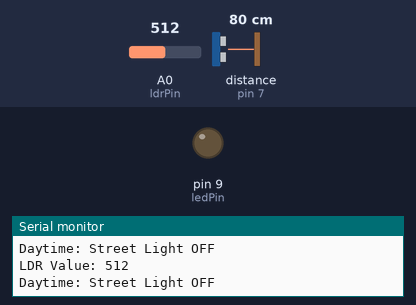
Simulated run of this sketch. Board: Arduino Uno, built with avr-gcc and run on an emulated ATmega328P. Shown: output pins drawn as LEDs (lit = HIGH), the last lines printed to the serial monitor. Wiring (inferred from the names in the program): ultrasonic range finder: trigger pin 6; echo pin 7. Inputs (shaded band) come from the test bench; at power-on: A0 (ldrPin) = 512, distance to the obstacle (sensor on pin 7) 80 cm. The echo pulse lasts 58.3 µs per cm; pins used as bus, display or sensor lines are not drawn.

Above: at 1.3 s.
1.4 s: A0 (ldrPin) set to 491
At 2.8 s:
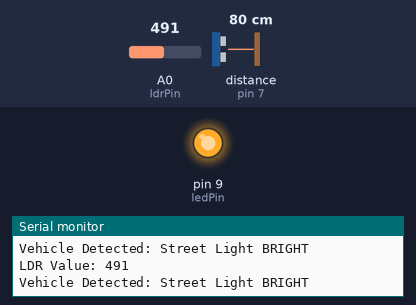
9.0 s: A0 (ldrPin) set to 510
At 10.5 s:
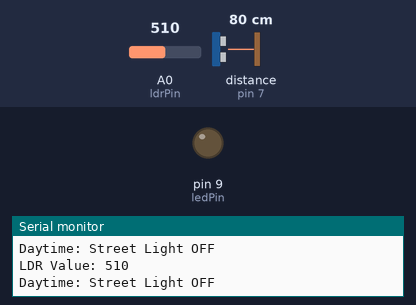
Timing chart, 0 to 12.0 s (numbered marks = the images above; inputs shaded):
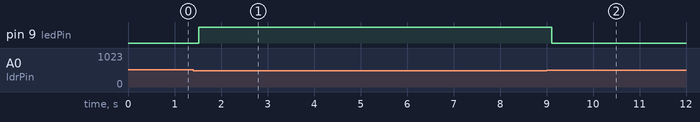

The sketch:

energy-efficient-streetlight.ino
```cpp
// Smart Energy Efficient Street Light
// Dim at night, bright when vehicle detected
// Tools: Arduino IDE, LDR, Ultrasonic Sensor, LED

int ldrPin = A0;       // LDR sensor connected to analog pin A0
int ledPin = 9;        // LED connected to PWM pin 9

// Ultrasonic sensor pins
int trigPin = 6;
int echoPin = 7;

int ldrThreshold = 500;   // Adjust for darkness
int vehicleDistance = 500; // Distance threshold in cm (change if needed)

void setup() {
  pinMode(ledPin, OUTPUT);
  pinMode(trigPin, OUTPUT);
  pinMode(echoPin, INPUT);
  Serial.begin(9600);
}

// Function to measure distance from ultrasonic
long getDistance() {
  digitalWrite(trigPin, LOW);
  delayMicroseconds(2);

  digitalWrite(trigPin, HIGH);
  delayMicroseconds(10);
  digitalWrite(trigPin, LOW);

  long duration = pulseIn(echoPin, HIGH);
  long distance = duration * 0.034 / 2; // Convert to cm
  return distance;
}

void loop() {
  int ldrValue = analogRead(ldrPin); // Read LDR
  long distance = getDistance();     // Read Ultrasonic

  Serial.print("LDR Value: ");
  Serial.println(ldrValue);

  if (ldrValue < ldrThreshold) { // It's dark
    if (distance < vehicleDistance) {
      // Vehicle detected → Bright
      analogWrite(ledPin, 255); // Full brightness
      Serial.println("Vehicle Detected: Street Light BRIGHT");
    } else {
      // No vehicle → Dim light
      analogWrite(ledPin, 80); // Dim brightness
      Serial.println("No Vehicle: Street Light DIM");
    }
  } else {
    // Daytime → Light OFF
    analogWrite(ledPin, 0);
    Serial.println("Daytime: Street Light OFF");
  }

  delay(500);
}
```

Measured:
- the behaviour switches between 500 and 499 on A0 (ldrPin) (found by bisection; images 0 and 1)
- after the input at 1.4 s, pin 9 (ledPin): LOW → HIGH after 0.12 s
- after the input at 9.0 s, pin 9 (ledPin): HIGH → LOW after 0.11 s
